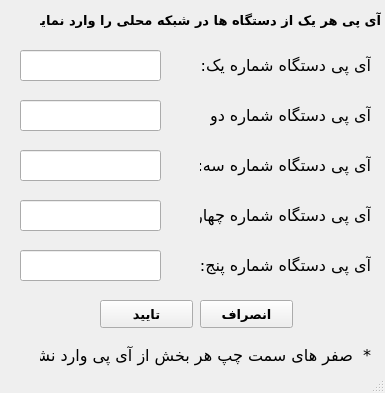
<?xml version="1.0" encoding="UTF-8"?>
<ui version="4.0">
 <class>IWindow</class>
 <widget class="QMainWindow" name="IWindow">
  <property name="geometry">
   <rect>
    <x>0</x>
    <y>0</y>
    <width>385</width>
    <height>393</height>
   </rect>
  </property>
  <property name="minimumSize">
   <size>
    <width>385</width>
    <height>362</height>
   </size>
  </property>
  <property name="maximumSize">
   <size>
    <width>99999</width>
    <height>110000</height>
   </size>
  </property>
  <property name="windowTitle">
   <string>افزودن نظرسنجی جدید</string>
  </property>
  <property name="windowIcon">
   <iconset>
    <normaloff>online.png</normaloff>online.png</iconset>
  </property>
  <widget class="QWidget" name="centralwidget">
   <widget class="QLabel" name="header_new">
    <property name="geometry">
     <rect>
      <x>40</x>
      <y>0</y>
      <width>341</width>
      <height>41</height>
     </rect>
    </property>
    <property name="font">
     <font>
      <family>B Titr</family>
      <pointsize>10</pointsize>
      <weight>75</weight>
      <bold>true</bold>
     </font>
    </property>
    <property name="text">
     <string>آی پی هر یک از دستگاه ها در شبکه محلی را وارد نمایید:</string>
    </property>
   </widget>
   <widget class="QLineEdit" name="ip_device_1">
    <property name="geometry">
     <rect>
      <x>20</x>
      <y>50</y>
      <width>141</width>
      <height>31</height>
     </rect>
    </property>
    <property name="font">
     <font>
      <family>Arial</family>
      <pointsize>11</pointsize>
      <weight>75</weight>
      <bold>true</bold>
     </font>
    </property>
    <property name="layoutDirection">
     <enum>Qt::RightToLeft</enum>
    </property>
    <property name="inputMask">
     <string/>
    </property>
    <property name="alignment">
     <set>Qt::AlignLeading|Qt::AlignLeft|Qt::AlignVCenter</set>
    </property>
   </widget>
   <widget class="QLabel" name="label_3">
    <property name="geometry">
     <rect>
      <x>200</x>
      <y>50</y>
      <width>171</width>
      <height>31</height>
     </rect>
    </property>
    <property name="font">
     <font>
      <family>B Nazanin</family>
      <pointsize>12</pointsize>
     </font>
    </property>
    <property name="text">
     <string>آی پی دستگاه شماره یک:</string>
    </property>
   </widget>
   <widget class="QLineEdit" name="ip_device_2">
    <property name="geometry">
     <rect>
      <x>20</x>
      <y>100</y>
      <width>141</width>
      <height>31</height>
     </rect>
    </property>
    <property name="font">
     <font>
      <family>Arial</family>
      <pointsize>11</pointsize>
      <weight>75</weight>
      <bold>true</bold>
     </font>
    </property>
    <property name="layoutDirection">
     <enum>Qt::RightToLeft</enum>
    </property>
    <property name="alignment">
     <set>Qt::AlignLeading|Qt::AlignLeft|Qt::AlignVCenter</set>
    </property>
   </widget>
   <widget class="QLabel" name="label_4">
    <property name="geometry">
     <rect>
      <x>200</x>
      <y>200</y>
      <width>171</width>
      <height>31</height>
     </rect>
    </property>
    <property name="font">
     <font>
      <family>B Nazanin</family>
      <pointsize>12</pointsize>
     </font>
    </property>
    <property name="text">
     <string>آی پی دستگاه شماره چهار:</string>
    </property>
   </widget>
   <widget class="QLineEdit" name="ip_device_3">
    <property name="geometry">
     <rect>
      <x>20</x>
      <y>150</y>
      <width>141</width>
      <height>31</height>
     </rect>
    </property>
    <property name="font">
     <font>
      <family>Arial</family>
      <pointsize>11</pointsize>
      <weight>75</weight>
      <bold>true</bold>
     </font>
    </property>
    <property name="layoutDirection">
     <enum>Qt::RightToLeft</enum>
    </property>
    <property name="alignment">
     <set>Qt::AlignLeading|Qt::AlignLeft|Qt::AlignVCenter</set>
    </property>
   </widget>
   <widget class="QLabel" name="label_5">
    <property name="geometry">
     <rect>
      <x>210</x>
      <y>100</y>
      <width>161</width>
      <height>31</height>
     </rect>
    </property>
    <property name="font">
     <font>
      <family>B Nazanin</family>
      <pointsize>12</pointsize>
     </font>
    </property>
    <property name="text">
     <string>آی پی دستگاه شماره دو:</string>
    </property>
   </widget>
   <widget class="QLineEdit" name="ip_device_4">
    <property name="geometry">
     <rect>
      <x>20</x>
      <y>200</y>
      <width>141</width>
      <height>31</height>
     </rect>
    </property>
    <property name="font">
     <font>
      <family>Arial</family>
      <pointsize>11</pointsize>
      <weight>75</weight>
      <bold>true</bold>
     </font>
    </property>
    <property name="layoutDirection">
     <enum>Qt::RightToLeft</enum>
    </property>
    <property name="alignment">
     <set>Qt::AlignLeading|Qt::AlignLeft|Qt::AlignVCenter</set>
    </property>
   </widget>
   <widget class="QLabel" name="label_6">
    <property name="geometry">
     <rect>
      <x>200</x>
      <y>250</y>
      <width>171</width>
      <height>31</height>
     </rect>
    </property>
    <property name="font">
     <font>
      <family>B Nazanin</family>
      <pointsize>12</pointsize>
     </font>
    </property>
    <property name="text">
     <string>آی پی دستگاه شماره پنج:</string>
    </property>
   </widget>
   <widget class="QLineEdit" name="ip_device_5">
    <property name="geometry">
     <rect>
      <x>20</x>
      <y>250</y>
      <width>141</width>
      <height>31</height>
     </rect>
    </property>
    <property name="font">
     <font>
      <family>Arial</family>
      <pointsize>11</pointsize>
      <weight>75</weight>
      <bold>true</bold>
     </font>
    </property>
    <property name="layoutDirection">
     <enum>Qt::RightToLeft</enum>
    </property>
    <property name="alignment">
     <set>Qt::AlignLeading|Qt::AlignLeft|Qt::AlignVCenter</set>
    </property>
   </widget>
   <widget class="QLabel" name="label_7">
    <property name="geometry">
     <rect>
      <x>200</x>
      <y>150</y>
      <width>171</width>
      <height>31</height>
     </rect>
    </property>
    <property name="font">
     <font>
      <family>B Nazanin</family>
      <pointsize>12</pointsize>
     </font>
    </property>
    <property name="text">
     <string>آی پی دستگاه شماره سه:</string>
    </property>
   </widget>
   <widget class="QPushButton" name="ok_ip_button">
    <property name="geometry">
     <rect>
      <x>100</x>
      <y>300</y>
      <width>93</width>
      <height>28</height>
     </rect>
    </property>
    <property name="font">
     <font>
      <family>B Lotus</family>
      <pointsize>10</pointsize>
      <weight>75</weight>
      <bold>true</bold>
     </font>
    </property>
    <property name="text">
     <string>تایید</string>
    </property>
   </widget>
   <widget class="QPushButton" name="cancel_ip_button">
    <property name="geometry">
     <rect>
      <x>200</x>
      <y>300</y>
      <width>93</width>
      <height>28</height>
     </rect>
    </property>
    <property name="font">
     <font>
      <family>B Lotus</family>
      <pointsize>10</pointsize>
      <weight>75</weight>
      <bold>true</bold>
     </font>
    </property>
    <property name="text">
     <string>انصراف</string>
    </property>
   </widget>
   <widget class="QLabel" name="label_8">
    <property name="geometry">
     <rect>
      <x>40</x>
      <y>340</y>
      <width>331</width>
      <height>31</height>
     </rect>
    </property>
    <property name="font">
     <font>
      <family>B Mitra</family>
      <pointsize>12</pointsize>
      <weight>50</weight>
      <bold>false</bold>
      <underline>false</underline>
     </font>
    </property>
    <property name="text">
     <string>*  صفر های سمت چپ هر بخش از آی پی وارد نشود</string>
    </property>
   </widget>
  </widget>
  <widget class="QStatusBar" name="statusbar"/>
 </widget>
 <resources/>
 <connections/>
</ui>
